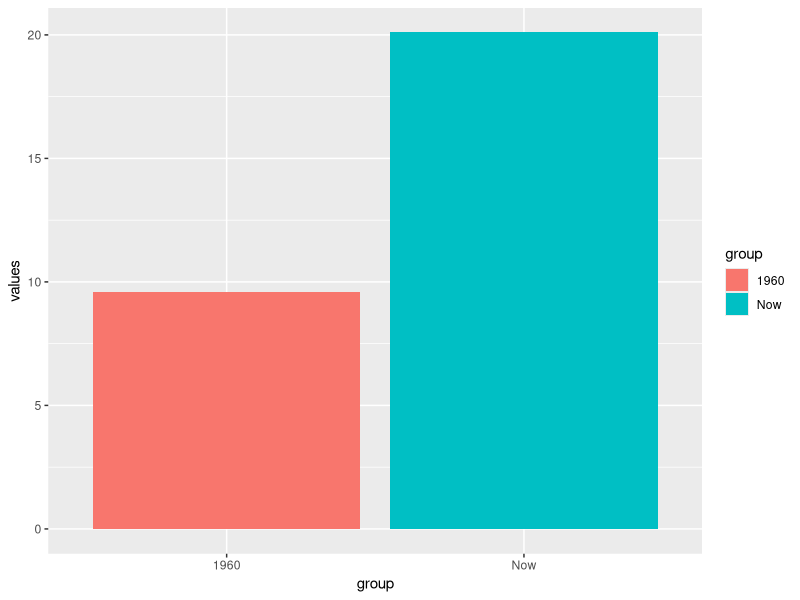

This figure's R source: (Note: this script raises an error after producing the figure.)
## ---- chunk 1

knitr::opts_chunk$set(message = FALSE, warning = FALSE)

library(ggplot2)
library(gganimate)
library(tweenr)
library(ggthemes)
library(tidyverse)
## ---- chunk 2

a=data.frame(group=c("1960", "Now"), values=c(0, 0), frame=rep('a', 2))
b=data.frame(group=c("1960", "Now"), values=c(9.6, 20.1), frame=rep('b', 2))
data=rbind(a,b)	

# Basic barplot:
ggplot(data, aes(x=group, y=values, fill=group)) + 
  geom_bar(stat='identity')
## ---- chunk 3
 

# Interpolate data with tweenr
ts <- list(a, b)
tf <- tween_states(ts, tweenlength = 0.02, statelength = 0.001, ease = c('cubic-in-out'), nframes = 50) %>%
  mutate(.frame = ifelse(group == 1960, .frame, .frame+51))
s <- tf %>%
  filter(group == 1960) %>%
  mutate(.frame = .frame + 51,
         values = 9.6)

tween_data <- tf %>%
  bind_rows(s)

 
# Make a barplot with frame
p = ggplot(tween_data, aes(x=group, y=values, fill=group, frame= .frame)) + 
  geom_bar(stat='identity', position = "identity") +
  theme(panel.grid.major = element_blank(), 
        panel.grid.minor = element_blank(),
        panel.background = element_blank(), 
        axis.line = element_line(colour = "black"),
        axis.title.y = element_text(size=14),
        axis.text.y = element_text( size=12),
        axis.text.x = element_text(size = 14)) +
  xlab("") +
  ylab("Kilograms of fish per capita") +
  guides(fill=FALSE) +
  scale_fill_manual(values = c("#e88449","#24757A"))
  
gganimate(p, interval = .1, title_frame = F, ani.width=480, ani.height=480, filename = "fishconsumption.gif")
